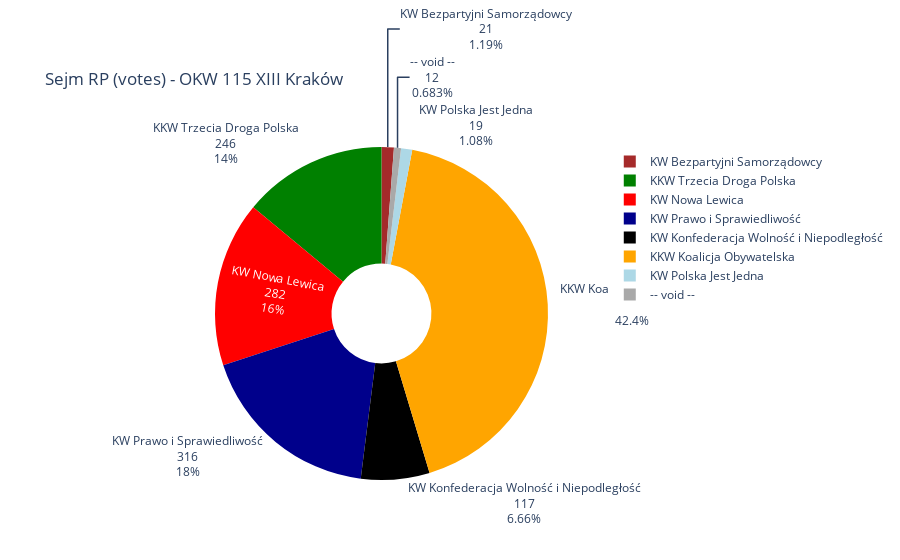

Write notebook code for a chart like this one.
### Code cell
#Sejm graph1
sejm_plot = plt.Figure(data=plt.Pie(labels=list(sejm_df.columns)[:-1], values=list(sejm_df.loc[115])[:-1], hole=.3, textinfo='label+percent+value',
                             insidetextorientation='radial'))
sejm_plot.update_layout(
    title={
        'text': "Sejm RP (votes) - OKW 115 XIII Kraków ",
        'x': 0.05,
        'xanchor': 'left',
        'yanchor': 'top'})
sejm_plot.update_xaxes(categoryorder="trace")
sejm_plot.update_traces(sort=False, marker=dict(colors=['brown', 'green', 'red', 'darkblue', 'black', 'orange', 'lightblue', 'darkgrey']))
sejm_plot.show()

### Figure 1 — Plotly figure (JSON) as saved in the notebook; plotly's stock layout.template omitted (floating-point values rounded to 4 significant figures)
{"data": [{"hole": 0.3, "insidetextorientation": "radial", "labels": ["KW Bezpartyjni Samorządowcy", "KKW Trzecia Droga Polska", "KW Nowa Lewica", "KW Prawo i Sprawiedliwość", "KW Konfederacja Wolność i Niepodległość", "KKW Koalicja Obywatelska", "KW Polska Jest Jedna", "-- void --"], "marker": {"colors": ["brown", "green", "red", "darkblue", "black", "orange", "lightblue", "darkgrey"]}, "sort": false, "textinfo": "label+percent+value", "type": "pie", "values": [21, 246, 282, 316, 117, 745, 19, 12]}], "layout": {"title": {"text": "Sejm RP (votes) - OKW 115 XIII Kraków ", "x": 0.05, "xanchor": "left", "yanchor": "top"}, "xaxis": {"categoryorder": "trace"}}}
